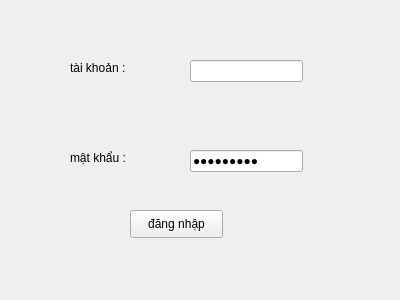
<?xml version="1.0" encoding="UTF-8"?>
<ui version="4.0">
 <class>Form</class>
 <widget class="QWidget" name="Form">
  <property name="geometry">
   <rect>
    <x>0</x>
    <y>0</y>
    <width>400</width>
    <height>300</height>
   </rect>
  </property>
  <property name="windowTitle">
   <string>Form</string>
  </property>
  <widget class="QLabel" name="lbl_tai_khoan">
   <property name="geometry">
    <rect>
     <x>70</x>
     <y>60</y>
     <width>55</width>
     <height>16</height>
    </rect>
   </property>
   <property name="text">
    <string>tài khoản :</string>
   </property>
  </widget>
  <widget class="QLabel" name="lbl_mat_khau">
   <property name="geometry">
    <rect>
     <x>70</x>
     <y>150</y>
     <width>55</width>
     <height>16</height>
    </rect>
   </property>
   <property name="text">
    <string>mật khẩu :</string>
   </property>
  </widget>
  <widget class="QLineEdit" name="o_nhap_tai_khoan">
   <property name="geometry">
    <rect>
     <x>190</x>
     <y>60</y>
     <width>113</width>
     <height>22</height>
    </rect>
   </property>
  </widget>
  <widget class="QLineEdit" name="o_nhap_mat_khau">
   <property name="geometry">
    <rect>
     <x>190</x>
     <y>150</y>
     <width>113</width>
     <height>22</height>
    </rect>
   </property>
   <property name="text">
    <string>echo mode</string>
   </property>
   <property name="echoMode">
    <enum>QLineEdit::Password</enum>
   </property>
  </widget>
  <widget class="QPushButton" name="nut_dang_nhap">
   <property name="geometry">
    <rect>
     <x>130</x>
     <y>210</y>
     <width>93</width>
     <height>28</height>
    </rect>
   </property>
   <property name="text">
    <string>đăng nhập</string>
   </property>
  </widget>
 </widget>
 <resources/>
 <connections/>
</ui>
